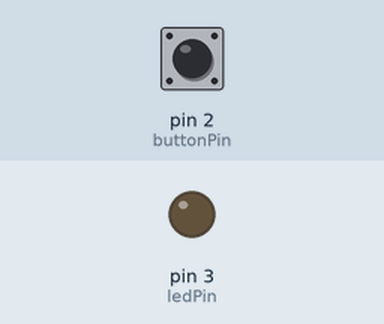
A sketch run on a simulated Arduino Uno, built with avr-gcc and run on an emulated ATmega328P. Shown: output pins drawn as LEDs (lit = HIGH). The test bench sets the inputs (shaded band); at power-on: pin 2 (buttonPin) LOW.

Above: at 1.2 s.
1.3 s: pin 2 (buttonPin) pulled HIGH for 0.15 s
At 1.37 s:
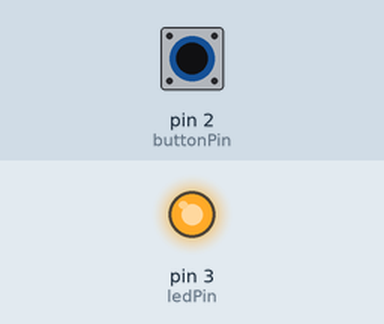
2.9 s: pin 2 (buttonPin) pulled HIGH for 3.2 s
At 7.4 s:
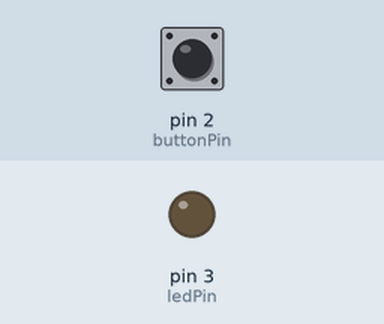
Timing chart, 0 to 8.9 s (numbered marks = the images above; inputs shaded):
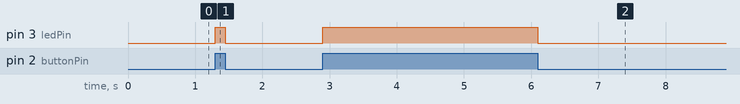

The sketch:

Ass1_Button_led.ino
```cpp
const int ledPin = 3;
const int buttonPin = 2;

void setup() {
  pinMode(ledPin, OUTPUT);
  pinMode(buttonPin, INPUT);
}

void loop() {
  if (digitalRead(buttonPin) == HIGH) {
    digitalWrite(ledPin, HIGH );  // LED ON when button pressed
  } else {
    digitalWrite(ledPin, LOW);   // LED OFF when button released
  }
}
```

Measured:
- after the input at 1.3 s, pin 3 (ledPin): LOW → HIGH at once, → LOW 0.15 s later
- after the input at 2.9 s, pin 3 (ledPin): LOW → HIGH at once, → LOW 3.2 s later
